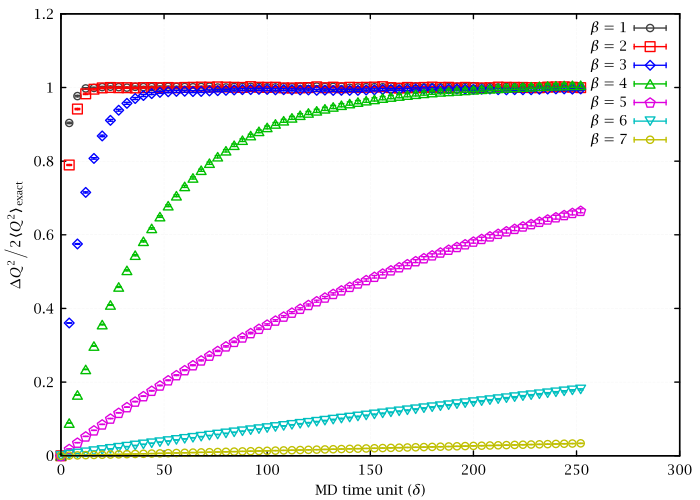

Generate this figure with gnuplot:
set lmargin 9
set grid lc rgb '#f0f0f0'
set xlabel 'MD time unit ($\delta$)'
set ylabel '$\Delta Q^2 \Big/ 2\langle Q^2\rangle_{\text{exact}}$'
v='64'
pf(b)="<sed -n '/^beta: ".b."$/,/^beta: /{/^BEGIN dQ2$/,/^END dQ2$/{/dQ2/d;p;};}' ../../u1_2d/stats/s_hmc_l".v."_params_dq2_post_train"
nm(b)=2*real(v)*real(v)*real(system("awk '$1==".b."{print $2}' ../../u1_2d/exact_topo_sus_infv.output"))
nm1=nm("1")
nm2=nm("2")
nm3=nm("3")
nm4=nm("4")
nm5=nm("5")
nm6=nm("6")
nm7=nm("7")
plot\
	pf("1") u ($1*4):($2/nm1):($4/nm1) w e t '$\beta=1$',\
	pf("2") u ($1*4):($2/nm2):($4/nm2) w e t '$\beta=2$',\
	pf("3") u ($1*4):($2/nm3):($4/nm3) w e t '$\beta=3$',\
	pf("4") u ($1*4):($2/nm4):($4/nm4) w e t '$\beta=4$',\
	pf("5") u ($1*4):($2/nm5):($4/nm5) w e t '$\beta=5$',\
	pf("6") u ($1*4):($2/nm6):($4/nm6) w e t '$\beta=6$',\
	pf("7") u ($1*4):($2/nm7):($4/nm7) w e t '$\beta=7$'
